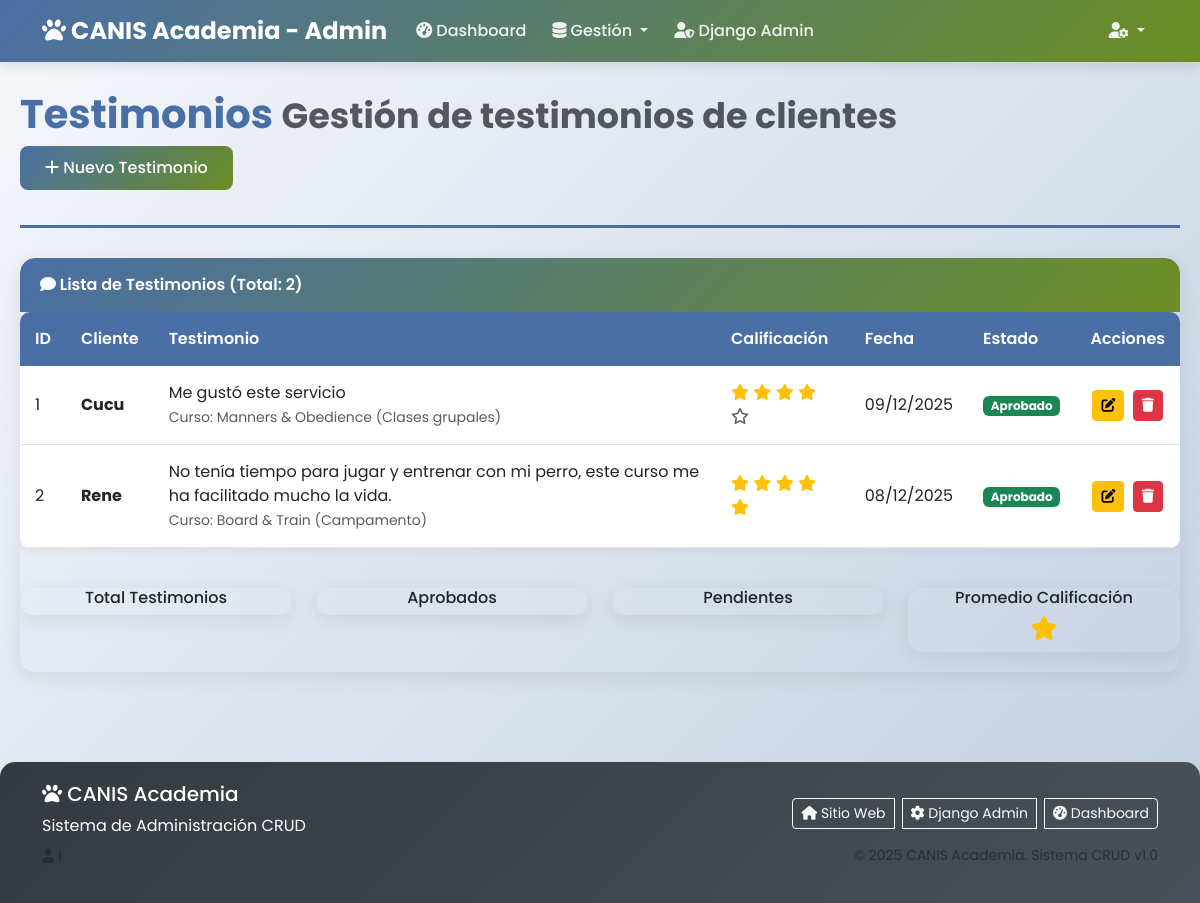
Page /gestion/testimonios/ on the committed database.
### app_Entrenamiento_Canino/models.py (models this page shows, shortened)
class Testimonio(models.Model):
    cliente = models.ForeignKey(Cliente, on_delete=models.CASCADE)
    contenido = models.TextField(verbose_name="Testimonio")
    calificacion = models.IntegerField(
        default=5,
        choices=[(1, '1'), (2, '2'), (3, '3'), (4, '4'), (5, '5')],
        verbose_name="Calificación"
    )
    curso = models.ForeignKey(Curso, on_delete=models.SET_NULL, null=True, blank=True, verbose_name="Curso relacionado")
    fecha_creacion = models.DateField(auto_now_add=True, verbose_name="Fecha de creación")
    aprobado = models.BooleanField(default=False, verbose_name="Aprobado")
    destacado = models.BooleanField(default=False, verbose_name="Destacado")
    class Meta:
        verbose_name = "Testimonio"
        verbose_name_plural = "Testimonios"
        ordering = ['-fecha_creacion']

class Cliente(models.Model):
    usuario = models.OneToOneField(User, on_delete=models.CASCADE, null=True, blank=True)
    nombre = models.CharField(max_length=100)
    apellido = models.CharField(max_length=100)
    telefono = models.CharField(max_length=20)
    correo = models.EmailField(max_length=150, unique=True)
    direccion = models.CharField(max_length=200)
    fecha_registro = models.DateTimeField(auto_now_add=True)

class Curso(models.Model):
    nombre = models.CharField(max_length=100)
    descripcion = models.TextField()
    precio = models.DecimalField(max_digits=10, decimal_places=2)
    duracion = models.IntegerField(help_text="Duración en horas")
    nivel = models.CharField(max_length=20, choices=[
        ('principiante', 'Principiante'),
        ('intermedio', 'Intermedio'),
        ('avanzado', 'Avanzado')
    ])
    imagen = models.ImageField(upload_to='cursos/', null=True, blank=True)
    activo = models.BooleanField(default=True)
    fecha_creacion = models.DateTimeField(auto_now_add=True)
    class Meta:
        verbose_name = "Curso"
        verbose_name_plural = "Cursos"

### app_Entrenamiento_Canino/views.py (the view)
# urls.py: path('gestion/testimonios/', views.ver_testimonios, name='ver_testimonios'),  # <--- CAMBIO AQUÍ
def ver_testimonios(request):
    testimonios = Testimonio.objects.all()
    return render(request, 'admin/crud/testimonios/listar.html', {'testimonios': testimonios})

### app_Entrenamiento_Canino/templates/admin/crud/testimonios/listar.html (shortened to what this page needs)
{% extends "admin/crud/base_crud.html" %}
{% block page_title %}Testimonios{% endblock %}
{% block page_subtitle %}Gestión de testimonios de clientes{% endblock %}
{% block page_actions %}
<a href="{% url 'agregar_testimonio' %}" class="admin-btn-primary">
    <i class="fas fa-plus"></i> Nuevo Testimonio
</a>
{% endblock %}
{% block card_icon %}comment{% endblock %}
{% block card_title %}Lista de Testimonios (Total: {{ testimonios|length }}){% endblock %}
{% block card_content %}
{% if testimonios %}
<div class="table-responsive">
    <table class="table admin-table">
        <thead>
            <tr>
                <th>ID</th>
                <th>Cliente</th>
                <th>Testimonio</th>
                <th>Calificación</th>
                <th>Fecha</th>
                <th>Estado</th>
                <th>Acciones</th>
            </tr>
        </thead>
        <tbody>
            {% for testimonio in testimonios %}
            <tr>
                <td>{{ testimonio.id }}</td>
                <td>
                    <strong>{{ testimonio.cliente.nombre }}</strong><br>
                </td>
                <td>
                    <div class="testimonio-text">{{ testimonio.contenido|truncatechars:100 }}</div>
                    {% if testimonio.curso %}
                    <small class="text-muted">Curso: {{ testimonio.curso.nombre }}</small>
                    {% endif %}
                </td>
                <td>
                    <div class="rating">
                        {% for i in "12345" %}
                            {% if forloop.counter <= testimonio.calificacion %}
                            <i class="fas fa-star text-warning"></i>
                            {% else %}
                            <i class="far fa-star text-muted"></i>
                            {% endif %}
                        {% endfor %}
                    </div>
                </td>
                <td>{{ testimonio.fecha_creacion|date:"d/m/Y" }}</td>
                <td>
                    {% if testimonio.aprobado %}
                    <span class="badge bg-success">Aprobado</span>
                    {% else %}
                    <span class="badge bg-warning">Pendiente</span>
                    {% endif %}
                </td>
                <td class="action-buttons">
                    <a href="{% url 'actualizar_testimonio' testimonio.id %}" class="btn btn-warning btn-sm">
                        <i class="fas fa-edit"></i>
                    </a>
                    <a href="{% url 'borrar_testimonio' testimonio.id %}" class="btn btn-danger btn-sm btn-confirm-delete">
                        <i class="fas fa-trash"></i>
                    </a>
                </td>
            </tr>
            {% endfor %}
        </tbody>
    </table>
</div>
<div class="row mt-4">
    <div class="col-md-3">
        <div class="admin-card">
            <div class="card-body text-center">
                <h6>Total Testimonios</h6>
            </div>
        </div>
    </div>
    <div class="col-md-3">
        <div class="admin-card">
            <div class="card-body text-center">
                <h6>Aprobados</h6>
            </div>
        </div>
    </div>
    <div class="col-md-3">
        <div class="admin-card">
            <div class="card-body text-center">
                <h6>Pendientes</h6>
            </div>
        </div>
    </div>
    <div class="col-md-3">
        <div class="admin-card">
            <div class="card-body text-center">
                <h6>Promedio Calificación</h6>
                <h4>{{ promedio_calificacion|floatformat:1 }} <i class="fas fa-star text-warning"></i></h4>
            </div>
        </div>
    </div>
</div>
{% endif %}
{% endblock %}

### app_Entrenamiento_Canino/templates/admin/base_panel.html (style rules this page uses)
:root { --primary-color: #4A6FA5; --secondary-color: #6B8E23; --accent-color: #FF914D; --light-color: #F8F9FA; --dark-color: #343A40; }
body { font-family: 'Poppins', sans-serif; background: linear-gradient(135deg, #f5f7fa 0%, #c3cfe2 100%); min-height: 100vh; padding-top: 70px; }
.admin-card { border: none; border-radius: 15px; box-shadow: 0 5px 20px rgba(0,0,0,0.08); transition: transform 0.3s; margin-bottom: 20px; overflow: hidden; }
.admin-table { border-radius: 10px; overflow: hidden; box-shadow: 0 2px 10px rgba(0,0,0,0.05); }
.admin-table thead th { background-color: var(--primary-color); color: white; border: none; font-weight: 600; padding: 15px; }
.admin-table tbody td { padding: 15px; vertical-align: middle; }
.admin-btn-primary { background: linear-gradient(135deg, var(--primary-color) 0%, var(--secondary-color) 100%); border: none; padding: 10px 25px; border-radius: 8px; font-weight: 500; color: white; transition: all 0.3s; text-decoration: none; display: inline-block; }
.action-buttons .btn { margin: 2px; }

### rows in the picture
Testimonio: id "1", cliente.nombre "Cucu", contenido "Me gustó este servicio", curso.nombre "Manners & Obedience (Clases grupales)", calificacion 4 (drawn), fecha_creacion "09/12/2025", aprobado "Aprobado"
Testimonio: id "2", cliente.nombre "Rene", contenido "No tenía tiempo para jugar y entrenar con mi perro, este curso me ha facilitado mucho la vida.", curso.nombre "Board & Train (Campamento)", calificacion 5 (drawn), fecha_creacion "08/12/2025", aprobado "Aprobado"

### other values in the picture
{{ testimonios|length }} "2"
